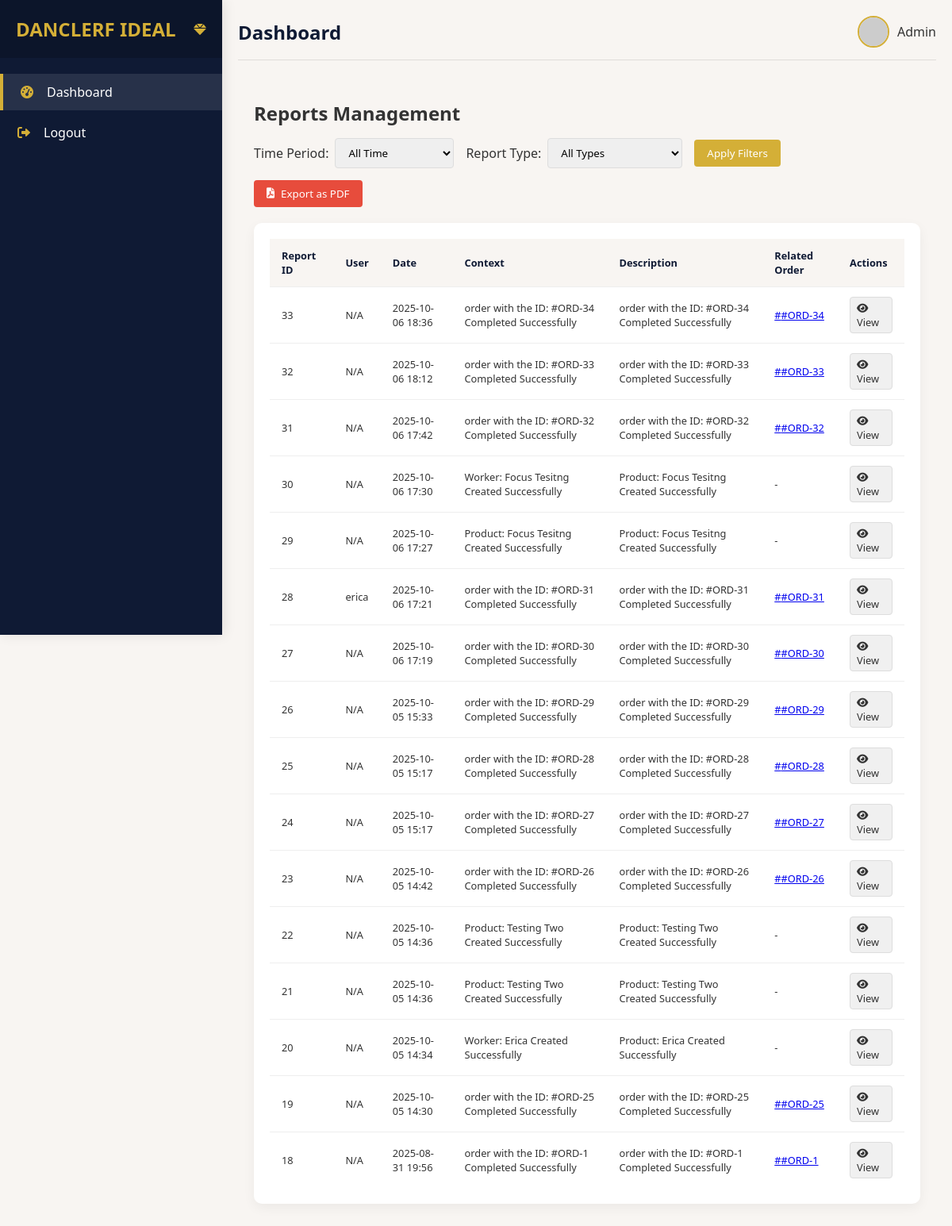
The page /reports/ on the database as committed earlier.
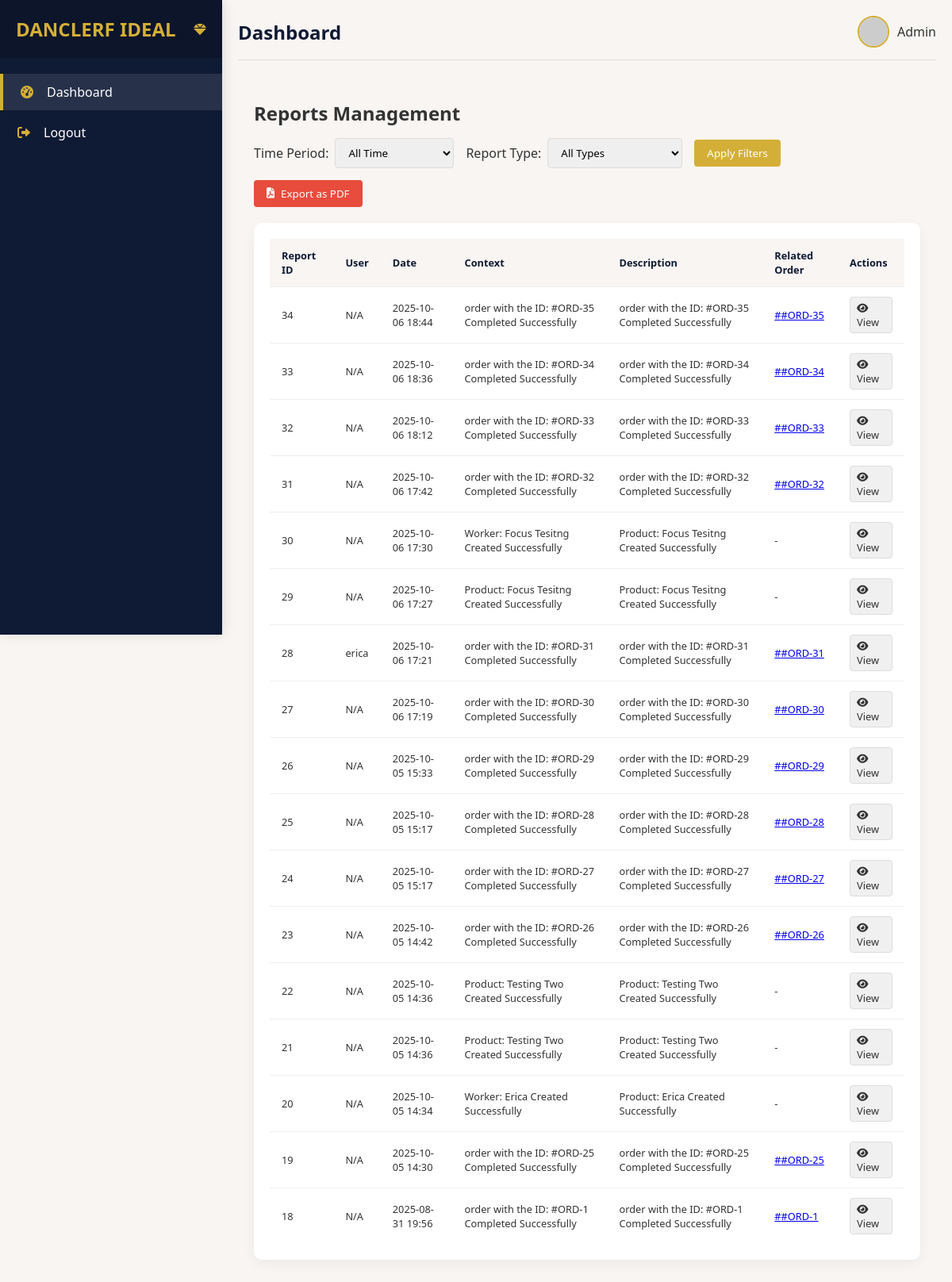
The same page on the database as committed later.
### shop/models/reports.py (models this page shows, shortened)
class Report(BaseModel):
    user = models.ForeignKey(User, on_delete=models.CASCADE, null=True, blank=True)
    order = models.ForeignKey(Order, on_delete=models.CASCADE, null=True, blank=True)
    context = models.TextField()
    dec = models.TextField(null=True, blank=True)

### shop/models/orders.py (models this page shows, shortened)
class Order(BaseModel):
    status_choices = [
        ("pending", "Pending"),
        ("success", "success"),
        ("wish_list", "Wish List"),
    ]
    customer = models.ForeignKey(Customer, on_delete=models.CASCADE, null=True, blank=True)
    rider = models.ForeignKey(Rider, on_delete=models.SET_NULL, null=True, blank=True)
    status = models.CharField(max_length=20, choices=status_choices, default="pending")
    total_price = models.DecimalField(max_digits=10, decimal_places=2, default=0.00)
    order_id = models.CharField(max_length=100, null=True, blank=True)
    is_canceled = models.BooleanField(default=False)

### accounts/models.py (models this page shows, shortened)
class User(AbstractBaseUser):
    image = models.ImageField(null=True, blank=True)
    username = models.CharField(max_length=100, null=True, blank=True, unique=True)
    email = models.EmailField(unique=True)
    phone = models.CharField(max_length=20, null=True, blank=True)
    code = models.CharField(max_length=100, null=True, blank=True)
    has_activated = models.BooleanField(default=False)
    is_active = models.BooleanField(default=True)
    date_joined = models.DateTimeField(verbose_name="date joined", auto_now_add=True)
    last_login = models.DateTimeField(verbose_name="last joined", auto_now=True)
    is_admin = models.BooleanField(default=False)
    is_staff = models.BooleanField(default=False)
    is_superuser = models.BooleanField(default=False)
    is_vendor = models.BooleanField(default=True)
    objects = MyAccountManager()
    USERNAME_FIELD = "email"
    REQUIRED_FIELDS = []
    class Meta:
        verbose_name_plural = "Users"
        ordering = ["-id"]

### shop/views.py (the view)
# urls.py: path("reports/", reports, name="reports"),
def reports(request):
    try:
        has_activated_account(request)
    except:
        pass
    return render(
        request,
        "main/reports.html",
        {"reports": Report.objects.select_related("order").all()},
    )

### shop/models/activate_accounts.py (called while the page is built)
    @classmethod
    def load(cls):
        obj, created = cls.objects.get_or_create(pk=1)
        return obj

### shop/utils.py (called while the page is built, shortened)
def has_activated_account(request):
    pos_config = POS.load()
    return None

### templates/main/reports.html (shortened to what this page needs)
{% extends 'main/base.html' %}
{% load static %}
{% block content %}
<div class="reports-container">
    <div class="reports-header">
        <h2>Reports Management</h2>
        <div class="header-actions">
            <div class="report-filters">
                <div class="filter-group">
                    <label for="timeFilter">Time Period:</label>
                    <select id="timeFilter">
                        <option value="all">All Time</option>
                    </select>
                </div>
                <div class="filter-group">
                    <label for="typeFilter">Report Type:</label>
                    <select id="typeFilter">
                        <option value="all">All Types</option>
                    </select>
                </div>
                <button id="applyFilter" class="filter-btn">Apply Filters</button>
            </div>
            <button id="exportPdf" class="export-btn">
                <i class="fas fa-file-pdf"></i> Export as PDF
            </button>
        </div>
    </div>
    <div class="reports-table">
        <table>
            <thead>
                <tr>
                    <th>Report ID</th>
                    <th>User</th>
                    <th>Date</th>
                    <th>Context</th>
                    <th>Description</th>
                    <th>Related Order</th>
                    <th>Actions</th>
                </tr>
            </thead>
            <tbody id="reportsTableBody">
                {% for report in reports %}
                <tr>
                    <td>{{ report.id }}</td>
                    <td>{% if report.user.username %}{{ report.user.username }}{% else %}N/A{% endif %}</td>
                    <td>{{ report.created_at|date:"Y-m-d H:i" }}</td>
                    <td>{{ report.context }}</td>
                    <td>{{ report.dec|default:"-" }}</td>
                    <td>
                        {% if report.order %}
                            <a href="#" onclick="viewOrderDetails('{{ report.order.id }}')">
                                #{{ report.order.order_id }}
                            </a>
                        {% else %}
                            -
                        {% endif %}
                    </td>
                    <td>
                        <div class="action-buttons">
                            <a href="#" class="view-btn" onclick="viewReportDetails('{{ report.id }}')">
                                <i class="fas fa-eye"></i> View
                            </a>
                        </div>
                    </td>
                </tr>
                {% endfor %}
            </tbody>
        </table>
    </div>
</div>
{% endblock content %}

### templates/main/base.html (shortened to what this page needs)
<!DOCTYPE html>
<html lang="en">
<head>
    <link rel="stylesheet" href="https://cdnjs.cloudflare.com/ajax/libs/font-awesome/6.0.0-beta3/css/all.min.css">
</head>
<body>
    <div class="sidebar">
        <div class="sidebar-header">
            <h3>DANCLERF IDEAL</h3>
            <i class="fas fa-gem" style="color: var(--secondary);"></i>
        </div>
        <ul class="sidebar-menu">
            <li class="active">
                <a href="{% url 'home' %}">
                    <i class="fas fa-tachometer-alt"></i>
                    <span>Dashboard</span>
                </a>
            </li>
            <li>
                <a href="{% url 'logout_out' %}">
                    <i class="fas fa-sign-out-alt"></i>
                    <span>Logout</span>
                </a>
            </li>
        </ul>
    </div>
    <div class="main-content">
        <div class="header">
            <h2>Dashboard</h2>
            <div class="user-profile">
                <img src="https://randomuser.me/api/portraits/women/45.jpg" alt="User">
                <span>Admin</span>
            </div>
        </div>
    {% block content %}
    {% endblock content %}
</body>
</html>

### templates/main/base.html (style rules this page uses)
:root { --primary: #0F1A34; --secondary: #D4AF37; --bg: #F8F5F2; --accent: #800020; --success: #028A0F; --text: #333333; --sidebar-width: 280px; }
* { margin: 0; padding: 0; box-sizing: border-box; font-family: 'Segoe UI', Tahoma, Geneva, Verdana, sans-serif; }
body { background-color: var(--bg); color: var(--text); display: flex; min-height: 100vh; overflow-x: hidden; position: relative; }
.sidebar { width: var(--sidebar-width); background: var(--primary); color: white; height: 100vh; position: fixed; transition: transform 0.3s ease; z-index: 1000; box-shadow: 2px 0 15px rgba(0, 0, 0, 0.1); transform: translateX(-100%); }
.sidebar-header { padding: 20px; background: rgba(0, 0, 0, 0.2); display: flex; align-items: center; justify-content: space-between; }
.sidebar-header h3 { color: var(--secondary); font-size: 1.5rem; }
.sidebar-menu { padding: 20px 0; height: calc(100vh - 70px); overflow-y: auto; }
.sidebar-menu li { list-style: none; margin-bottom: 5px; transition: all 0.3s; }
.sidebar-menu li a { display: flex; align-items: center; padding: 12px 20px; color: white; text-decoration: none; transition: all 0.3s; }
.sidebar-menu li.active { background: rgba(255, 255, 255, 0.1); border-left: 4px solid var(--secondary); }
.sidebar-menu li i { margin-right: 15px; color: var(--secondary); width: 20px; text-align: center; }
.main-content { flex: 1; padding: 20px; transition: margin-left 0.3s ease; width: 100%; min-width: 0; }
.header { display: flex; justify-content: space-between; align-items: center; margin-bottom: 30px; padding-bottom: 15px; border-bottom: 1px solid rgba(0, 0, 0, 0.1); }
.header h2 { color: var(--primary); font-weight: 600; font-size: clamp(1.2rem, 2vw, 1.5rem); }
.user-profile { display: flex; align-items: center; }
.user-profile img { width: 40px; height: 40px; border-radius: 50%; margin-right: 10px; object-fit: cover; border: 2px solid var(--secondary); }
table { width: 100%; border-collapse: collapse; min-width: 600px; }
table th { text-align: left; padding: 12px 15px; background: var(--bg); color: var(--primary); font-weight: 600; font-size: clamp(0.8rem, 1vw, 0.9rem); }
table td { padding: 12px 15px; border-bottom: 1px solid #eee; font-size: clamp(0.8rem, 1vw, 0.9rem); }
table tr:last-child td { border-bottom: none; }
.action-buttons { display: flex; gap: 8px; }
.action-buttons a { padding: 4px 8px; border-radius: 4px; font-size: 0.75rem; text-decoration: none; transition: all 0.2s; }
.action-buttons .view-btn { background-color: #f0f0f0; color: #333; border: 1px solid #ddd; }
@media (min-width: 768px) { .sidebar { transform: translateX(0); } }
@media (min-width: 768px) { .main-content { margin-left: var(--sidebar-width); } }

### templates/main/reports.html (style rules this page uses)
.reports-container { padding: 20px; }
.reports-header { display: flex; justify-content: space-between; align-items: center; margin-bottom: 20px; flex-wrap: wrap; gap: 15px; }
.header-actions { display: flex; flex-direction: column; gap: 15px; width: 100%; }
.report-filters { display: flex; gap: 15px; align-items: center; flex-wrap: wrap; }
.filter-group { display: flex; align-items: center; gap: 8px; }
.filter-group label { font-weight: 500; white-space: nowrap; }
.filter-group select, .filter-group input { padding: 8px 12px; border: 1px solid #ddd; border-radius: 4px; min-width: 150px; }
.filter-btn, .export-btn { padding: 8px 16px; color: white; border: none; border-radius: 4px; cursor: pointer; display: flex; align-items: center; gap: 8px; }
.filter-btn { background: var(--secondary); }
.export-btn { background: #e74c3c; align-self: flex-start; }
.reports-table { background: white; border-radius: 10px; padding: 20px; box-shadow: 0 5px 15px rgba(0,0,0,0.05); overflow-x: auto; }
.reports-table table { width: 100%; border-collapse: collapse; }
.reports-table th, .reports-table td { padding: 12px 15px; text-align: left; border-bottom: 1px solid #eee; }
.reports-table th { background: var(--bg); font-weight: 600; }
.action-buttons { display: flex; gap: 8px; }
.action-buttons a { padding: 4px 8px; border-radius: 4px; font-size: 0.8rem; text-decoration: none; }
.view-btn { background: #f0f0f0; color: #333; }

Rows that differ between the two databases and show on the page:
added Report: id "34", shows "N/A", created_at "2025-10-06 18:44", context "order with the ID: #ORD-35 Completed Successfully", dec "order with the ID: #ORD-35 Completed Successfully", order.order_id "#ORD-35"
